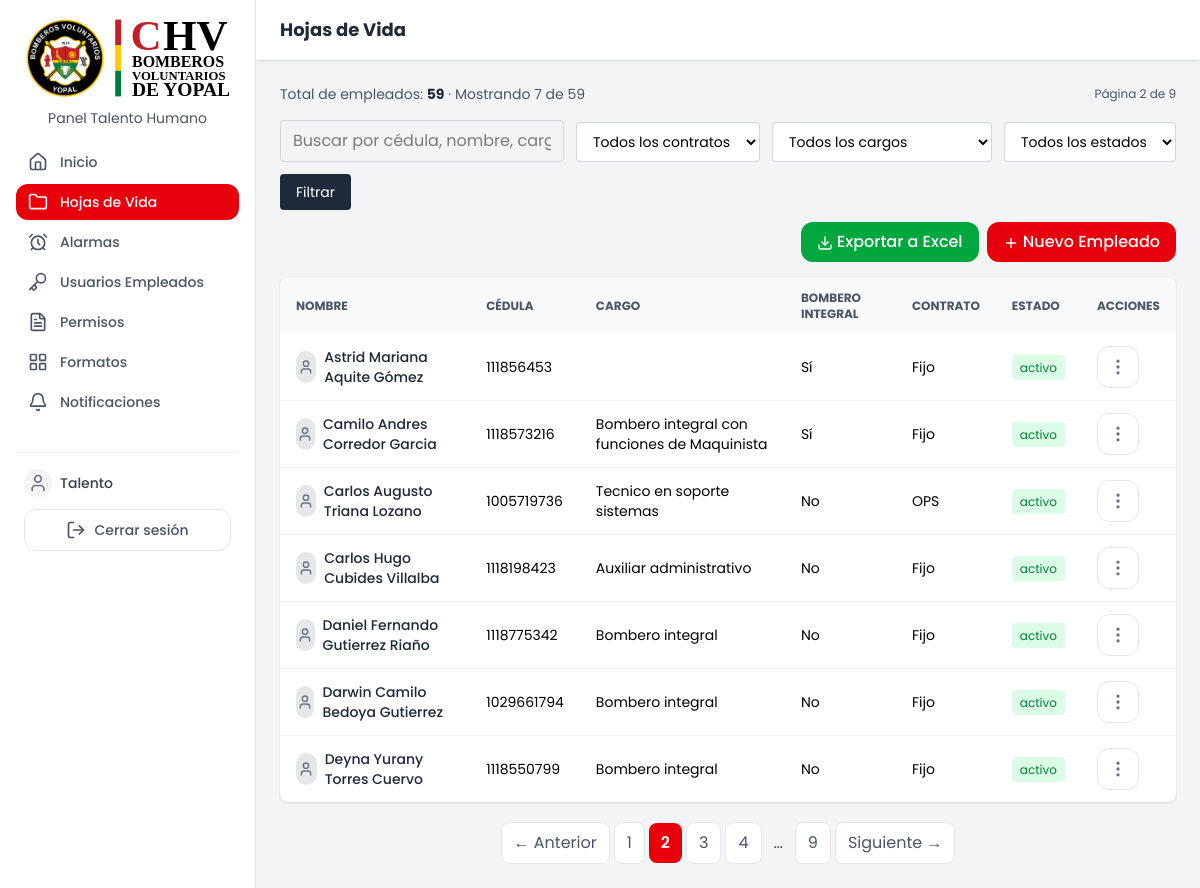
/public/empleados.php?page=2 (signed in), run on an earlier commit of the app's database.
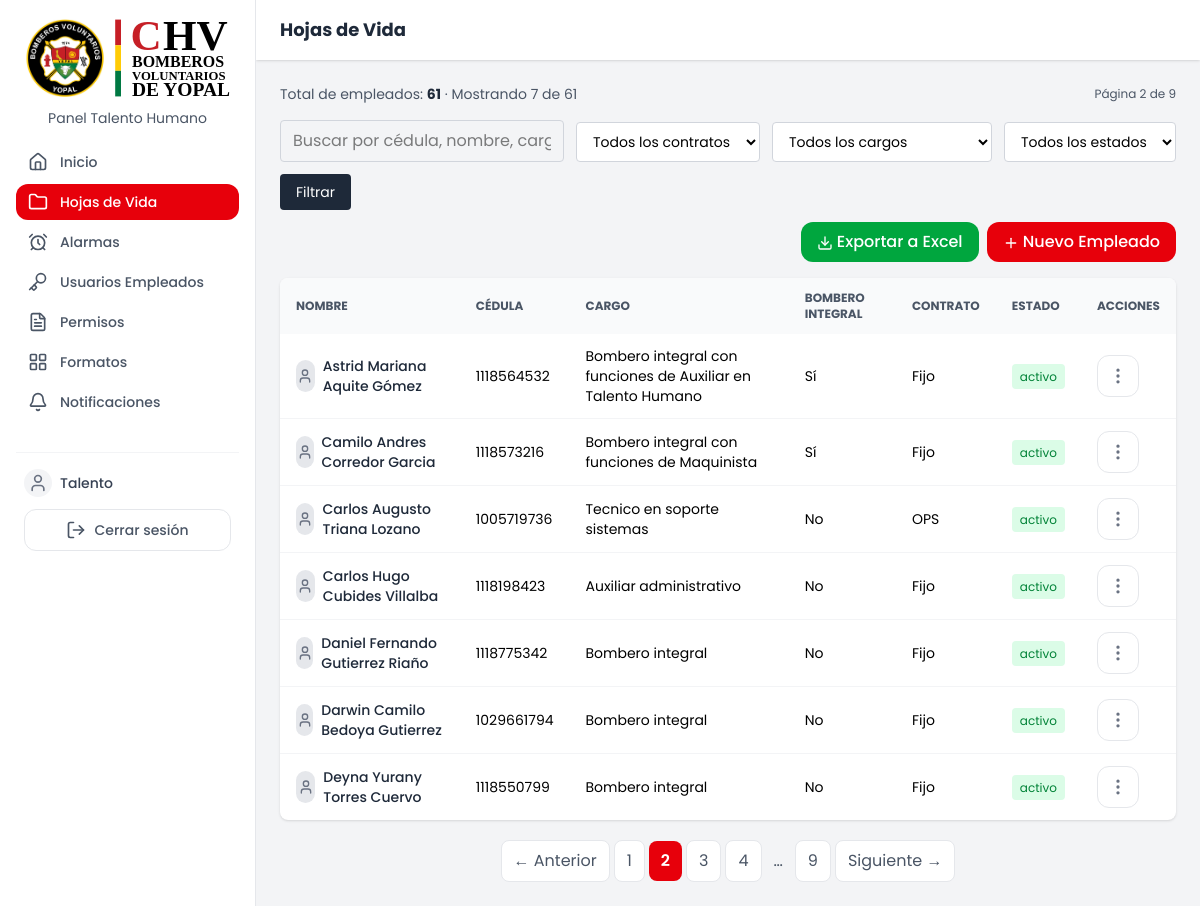
And on a later commit of the database.
### tables this page shows
CREATE TABLE `empleados` (
  `cedula` varchar(10) NOT NULL COMMENT 'Max 10 caracteres, permite extranjera alfanumérica',
  `lugar_expedicion` varchar(120) DEFAULT NULL COMMENT 'Municipio, Departamento (lista en public/assets/data/municipios.json)',
  `nombre` varchar(150) NOT NULL,
  `sexo` enum('F','M') DEFAULT NULL,
  `cargo` enum('Auxiliar en Talento Humano','Director de talento humano','Auxiliar de Extintores','Enfermero/a','Practicante Sena','Practicante Fundetec','Practicante otra entidad','Servicios Generales','Maquinista','Guardia','Recepcionista','Administrativo','Auxiliar administrativo','Director Académico','Director de negocios','Tecnico en soporte sistemas','Tecnico archivista','Coordinador SST','Auxiliar SST','Jefe de prensa','Contador','Auxiliar de contaduría','Almacenista','Supervisor','Coordinador de banda','Conductor de ambulancia','Aspirante','Voluntario','Secretario recaudador','Auxiliar de enfermería','Docente de banda marcial','PAMEC','Revisor(a) fiscal','Comandante de estación','Directora administrativa y financiera','Bombero integral') NOT NULL,
  `tipo_de_personal` enum('Bombero','Civil') DEFAULT NULL,
  `eps` enum('Sanitas','Nueva EPS','Capresoca','Salud Total') DEFAULT NULL,
  `pension` enum('Colfondos','Porvenir','Colpensiones','Protección','NA') DEFAULT NULL,
  `arl` enum('Positiva','SURA','Colmena','AXA Colpatria','Seguros Bolívar') DEFAULT NULL,
  `salario_basico` decimal(12,2) DEFAULT NULL,
  `es_bombero_integral` tinyint(1) DEFAULT '0',
  `tipo_jornada` enum('Turnos','Administrativa','Restringida') NOT NULL DEFAULT 'Administrativa' COMMENT 'Cómo se cuentan horas/días en permisos: Turnos (operativo), Administrativa (07:00-17:24) o Restringida (horario reducido)',
  `jornada_hora_entrada` time DEFAULT NULL COMMENT 'Solo si tipo_jornada = Restringida',
  `jornada_hora_salida` time DEFAULT NULL COMMENT 'Solo si tipo_jornada = Restringida',
  `tipo_de_contrato` enum('Fijo','Indefinido','OPS','SENA','OPS SEMY','No aplica') DEFAULT NULL,
  `fecha_inicio_contrato` date DEFAULT NULL,
  `fecha_fin_contrato` date DEFAULT NULL,
  `estado` enum('activo','no activo') DEFAULT 'activo',
  `celular` varchar(15) DEFAULT NULL COMMENT 'Numero de celular, validar 10 digitos',
  `correo` varchar(150) DEFAULT NULL,
  `fecha_nacimiento` date DEFAULT NULL COMMENT 'Para notificacion de cumpleaños',
  `created_at` timestamp NOT NULL DEFAULT CURRENT_TIMESTAMP,
  `foto` varchar(255) DEFAULT NULL COMMENT 'Ruta relativa dentro de uploads/'
);

### public/empleados.php (the view, shortened to what the changed rows need)
<?php
require_once __DIR__ . '/../src/models/EmpleadoModel.php';
require_once __DIR__ . '/../src/controllers/EmpleadoController.php';
$busqueda = trim($_GET['q'] ?? '');
$filtros  = EmpleadoController::filtrosDesdeRequest($_GET);
$filtrosActivos = implode('', $filtros) !== '';
$paramsBase = array_filter(['q' => $busqueda] + $filtros, fn($v) => $v !== '');
$totalEmpleados = EmpleadoModel::contar($busqueda, $filtros);
if ($filtrosActivos) {
    $pagina = 1;
    $totalPaginas = 1;
    $empleados = EmpleadoModel::listarParaExportar($busqueda, $filtros);
} else {
    $porPagina = 7;
    $pagina = max(1, (int) ($_GET['page'] ?? 1));
    $totalPaginas = max(1, (int) ceil($totalEmpleados / $porPagina));
    $offset = ($pagina - 1) * $porPagina;
    $empleados = EmpleadoModel::listar($busqueda, $porPagina, $offset, $filtros);
}
?>
<!DOCTYPE html>
<html lang="es">
<head>
    <?php require __DIR__ . '/../includes/head.php'; ?>
    <link rel="stylesheet" href="./assets/css/tailwind.css">
</head>
<body class="bg-gray-100 min-h-screen">
    <?php require __DIR__ . '/../includes/sidebar.php'; ?>
    <div class="md:ml-64 pt-14 md:pt-0">
        <header class="bg-white shadow px-6 py-4">
            <h1 class="text-lg font-bold text-gray-800">Hojas de Vida</h1>
        </header>
        <main class="p-6">
            <div id="resumenEmpleados" class="mb-4 flex flex-col sm:flex-row sm:items-center sm:justify-between gap-2">
                <p class="text-sm text-gray-600">
                    Total de empleados:
                    <span class="font-bold text-gray-800"><?= number_format($totalEmpleados, 0, ',', '.') ?></span>
                    <?php if ($totalEmpleados > 0): ?>
                        <span class="text-gray-600">
                            · Mostrando <?= count($empleados) ?> de <?= number_format($totalEmpleados, 0, ',', '.') ?>
                        </span>
                    <?php endif; ?>
                </p>
            </div>
            <div id="tablaEmpleados" class="bg-white rounded-lg shadow overflow-x-auto">
                <table class="w-full text-sm text-left">
                    <thead class="bg-gray-50 text-gray-600 uppercase text-xs">
                        <tr>
                            <th class="px-4 py-3">Nombre</th>
                            <th class="px-4 py-3 hidden md:table-cell">Cédula</th>
                            <th class="px-4 py-3 hidden md:table-cell">Cargo</th>
                            <th class="px-4 py-3 hidden md:table-cell">Bombero Integral</th>
                            <th class="px-4 py-3 hidden md:table-cell">Contrato</th>
                            <th class="px-4 py-3">Estado</th>
                            <th class="px-4 py-3">Acciones</th>
                        </tr>
                    </thead>
                    <tbody class="divide-y divide-gray-100">
                        <?php foreach ($empleados as $emp): ?>
                            <?php $cumple = ($emp['estado'] ?? '') === 'activo' ? EmpleadoModel::infoCumpleanos($emp['fecha_nacimiento']) : ['cumple' => false, 'dias_faltantes' => null, 'fecha_texto' => null]; ?>
                            <tr class="<?= $cumple['cumple'] ? 'bg-yellow-50' : '' ?>">
                                <td class="px-4 py-3 font-medium text-gray-800">
                                    <div class="flex items-center gap-2">
                                        <?php if (!empty($emp['foto'])): ?>
                                            <img src="./api/foto_ver.php?cedula=<?= urlencode($emp['cedula']) ?>"
                                                data-visor-img="./api/foto_ver.php?cedula=<?= urlencode($emp['cedula']) ?>"
                                                alt="Foto de <?= htmlspecialchars($emp['nombre']) ?>" role="button" tabindex="0"
                                                class="w-11 h-11 rounded-full object-cover object-center border border-gray-200 flex-shrink-0 cursor-zoom-in">
                                        <?php else: ?>
                                            <span
                                                class="w-8 h-8 rounded-full bg-gray-200 flex items-center justify-center"><?= icon('user', 'w-4 h-4 text-gray-500') ?></span>
                                        <?php endif; ?>
                                        <span>
                                            <?= htmlspecialchars($emp['nombre']) ?>
                                        </span>
                                    </div>
                                </td>
                                <td class="px-4 py-3 hidden md:table-cell"><?= htmlspecialchars($emp['cedula']) ?></td>
                                <td class="px-4 py-3 hidden md:table-cell"><?= htmlspecialchars(JornadaHelper::cargoDetalle($emp)) ?></td>
                                <td class="px-4 py-3 hidden md:table-cell">
                                    <?= $emp['es_bombero_integral'] ? 'Sí' : 'No' ?>
                                </td>
                                <td class="px-4 py-3 hidden md:table-cell">
                                    <?= htmlspecialchars($emp['tipo_de_contrato'] ?? '—') ?>
                                </td>
                                <td class="px-4 py-3">
                                    <span
                                        class="px-2 py-1 rounded text-xs <?= $emp['estado'] === 'activo' ? 'bg-green-100 text-green-700' : 'bg-gray-200 text-gray-600' ?>">
                                        <?= htmlspecialchars($emp['estado']) ?>
                                    </span>
                                </td>
                                <td class="px-4 py-3 relative">
                                    <div class="relative flex-shrink-0">
                                        <button onclick="toggleMenu('<?= $emp['cedula'] ?>')"
                                            class="inline-flex items-center justify-center p-2.5 text-gray-500 hover:text-gray-800 hover:bg-gray-50 bg-white border border-gray-200 rounded-xl transition">
                                            <?= icon('more-vertical', 'w-5 h-5') ?>
                                        </button>
                                    </div>
                                </td>
                            </tr>
                        <?php endforeach; ?>
                    </tbody>
                </table>
            </div>
            <?php if ($totalPaginas > 1): ?>
                <?php
                $urlPagina = function (int $numero) use ($paramsBase): string {
                    return '?' . http_build_query(['page' => $numero] + $paramsBase);
                };
                $inicio = max(1, $pagina - 2);
                $fin = min($totalPaginas, $pagina + 2);
                ?>
                <nav class="mt-5 flex flex-wrap items-center justify-center gap-1" aria-label="Paginación de empleados">
                    <?php if ($pagina > 1): ?>
                        <a href="<?= htmlspecialchars($urlPagina($pagina - 1)) ?>"
                            class="px-3 py-2 rounded-lg border border-gray-200 bg-white text-gray-600 hover:bg-gray-50 transition">
                            ← Anterior
                        </a>
                    <?php endif; ?>
                    <?php for ($i = $inicio; $i <= $fin; $i++): ?>
                        <?php if ($i === $pagina): ?>
                            <span class="px-3 py-2 rounded-lg bg-red-600 text-white font-semibold"><?= $i ?></span>
                        <?php else: ?>
                            <a href="<?= htmlspecialchars($urlPagina($i)) ?>"
                                class="px-3 py-2 rounded-lg border border-gray-200 bg-white text-gray-600 hover:bg-gray-50 transition">
                                <?= $i ?>
                            </a>
                        <?php endif; ?>
                    <?php endfor; ?>
                    <?php if ($fin < $totalPaginas): ?>
                        <?php if ($fin < $totalPaginas - 1): ?>
                            <span class="px-2 text-gray-600">…</span>
                        <?php endif; ?>
                        <a href="<?= htmlspecialchars($urlPagina($totalPaginas)) ?>"
                            class="px-3 py-2 rounded-lg border border-gray-200 bg-white text-gray-600 hover:bg-gray-50 transition">
                            <?= $totalPaginas ?>
                        </a>
                    <?php endif; ?>
                    <?php if ($pagina < $totalPaginas): ?>
                        <a href="<?= htmlspecialchars($urlPagina($pagina + 1)) ?>"
                            class="px-3 py-2 rounded-lg border border-gray-200 bg-white text-gray-600 hover:bg-gray-50 transition">
                            Siguiente →
                        </a>
                    <?php endif; ?>
                </nav>
            <?php endif; ?>
        </main>
    </div>
</body>
</html>

### includes/sidebar.php (shortened to what the changed rows need)
<?php
$paginaActual = basename($_SERVER['PHP_SELF']);
$rolActual = $_SESSION['superadmin_rol'] ?? '';
if ($rolActual === 'teniente') {
    $linksSidebar = [
        ['url' => '/chvb/public/dashboard.php', 'label' => 'Inicio', 'icon' => 'home'],
        ['url' => '/chvb/public/empleados.php', 'label' => 'Hojas de Vida', 'icon' => 'folder'],
        ['url' => '/chvb/public/permisos_th.php', 'label' => 'Permisos', 'icon' => 'file-text'],
    ];
} else {
    $linksSidebar = [
        ['url' => '/chvb/public/dashboard.php', 'label' => 'Inicio', 'icon' => 'home'],
        ['url' => '/chvb/public/empleados.php', 'label' => 'Hojas de Vida', 'icon' => 'folder'],
        ['url' => '/chvb/public/alarmas.php', 'label' => 'Alarmas', 'icon' => 'alarm-clock'],
        ['url' => '/chvb/public/usuarios_empleados.php', 'label' => 'Usuarios Empleados', 'icon' => 'key'],
    ];
    if (in_array($rolActual, ['superadmin_talento_humano','auxiliar_talento_humano'], true)) {
        $linksSidebar[] = ['url' => '/chvb/public/permisos_th.php', 'label' => 'Permisos', 'icon' => 'file-text'];
        $linksSidebar[] = ['url' => '/chvb/public/formatos.php', 'label' => 'Formatos', 'icon' => 'layout-grid'];
        $linksSidebar[] = [
            'url' => '/chvb/public/notificaciones.php',
            'label' => 'Notificaciones',
            'icon' => 'bell',
            'esNotificaciones' => true,
        ];
    }
}
?>
<aside id="sidebarMovil" class="w-64 bg-white border-r border-gray-200 p-4 fixed inset-y-0 left-0 z-40 overflow-y-auto
           -translate-x-full md:translate-x-0 transition-transform duration-200">
    <nav class="space-y-1">
        <?php foreach ($linksSidebar as $link): ?>
            <?php $activo = $paginaActual === basename($link['url']); ?>
            <a href="<?= $link['url'] ?>" class="flex items-center gap-3 px-3 py-2 rounded-xl text-sm font-medium transition
                <?= $activo ? 'bg-red-600 text-white' : 'text-gray-600 hover:bg-gray-100' ?>">
                <?= icon($link['icon'], 'w-5 h-5') ?>
                <span class="flex-1"><?= $link['label'] ?></span>
            </a>
        <?php endforeach; ?>
    </nav>
</aside>

What changed in the data, as far as the page shows it:
removed empleados: nombre "Astrid Mariana Aquite Gómez", cedula "111856453", es_bombero_integral "Sí", tipo_de_contrato "Fijo", estado "activo"
added empleados: nombre "Astrid Mariana Aquite Gómez", cedula "1118564532", cargo "Bombero integral con funciones de Auxiliar en Talento Humano", es_bombero_integral "Sí", tipo_de_contrato "Fijo", estado "activo"
Also different on the page:
$totalEmpleados: "59" → "61"
